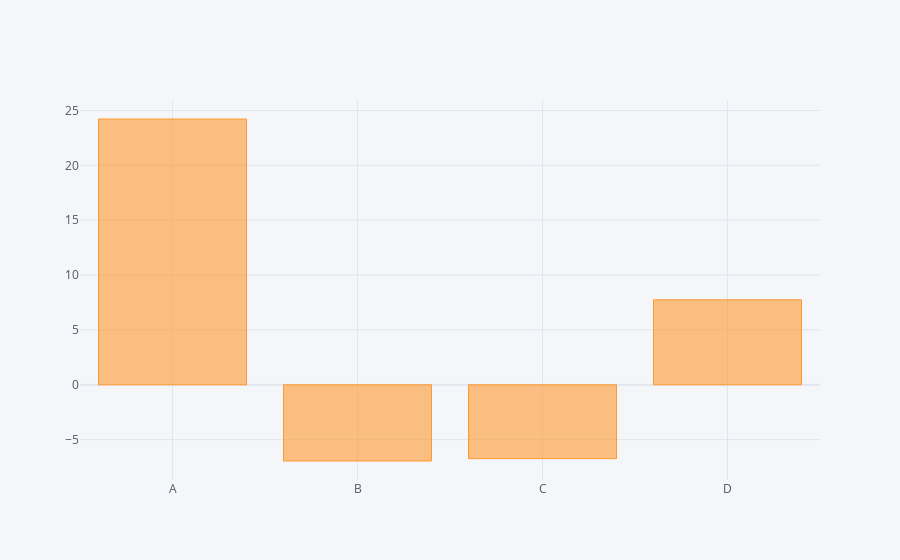

Notebook source saved alongside this figure:
### Code cell
df.sum().iplot(kind="bar")

### Figure 1 — Plotly figure (JSON) as saved in the notebook; plotly's stock layout.template omitted (floating-point values rounded to 4 significant figures)
{"data": [{"marker": {"color": "rgba(255, 153, 51, 0.6)", "line": {"color": "rgba(255, 153, 51, 1.0)", "width": 1}}, "name": "None", "orientation": "v", "text": "", "type": "bar", "x": ["A", "B", "C", "D"], "y": [24.22, -6.945, -6.731, 7.744]}], "layout": {"autosize": true, "legend": {"bgcolor": "#F5F6F9", "font": {"color": "#4D5663"}}, "paper_bgcolor": "#F5F6F9", "plot_bgcolor": "#F5F6F9", "title": {"font": {"color": "#4D5663"}}, "xaxis": {"autorange": true, "gridcolor": "#E1E5ED", "range": [-0.5, 3.5], "showgrid": true, "tickfont": {"color": "#4D5663"}, "title": {"font": {"color": "#4D5663"}, "text": ""}, "type": "category", "zerolinecolor": "#E1E5ED"}, "yaxis": {"autorange": true, "gridcolor": "#E1E5ED", "range": [-8.676, 25.95], "showgrid": true, "tickfont": {"color": "#4D5663"}, "title": {"font": {"color": "#4D5663"}, "text": ""}, "type": "linear", "zerolinecolor": "#E1E5ED"}}}
